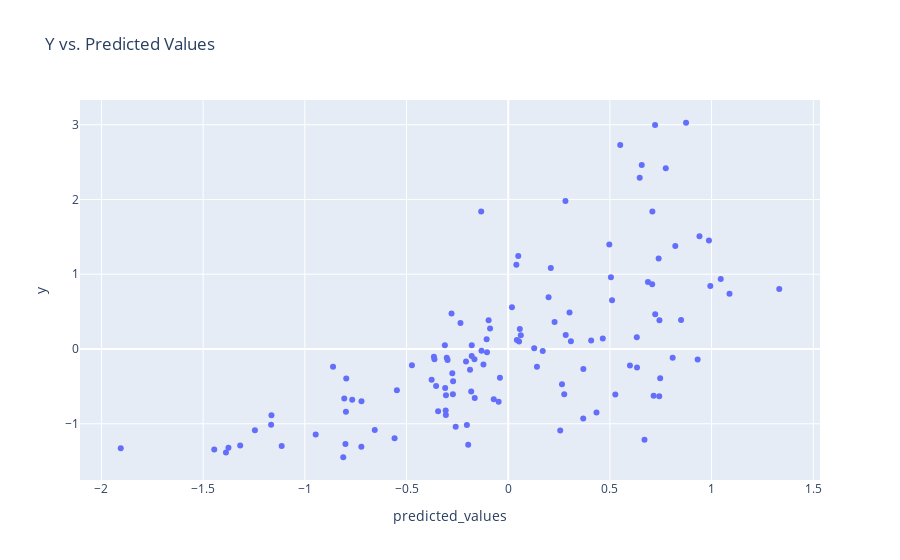

The notebook cell saved with this chart:
### Code cell
df = pd.DataFrame({'y': y, 'predicted_values': predictions['ypreds']})

fig = px.scatter(df, x='predicted_values', y='y',
                 title="Y vs. Predicted Values")

fig.show()
